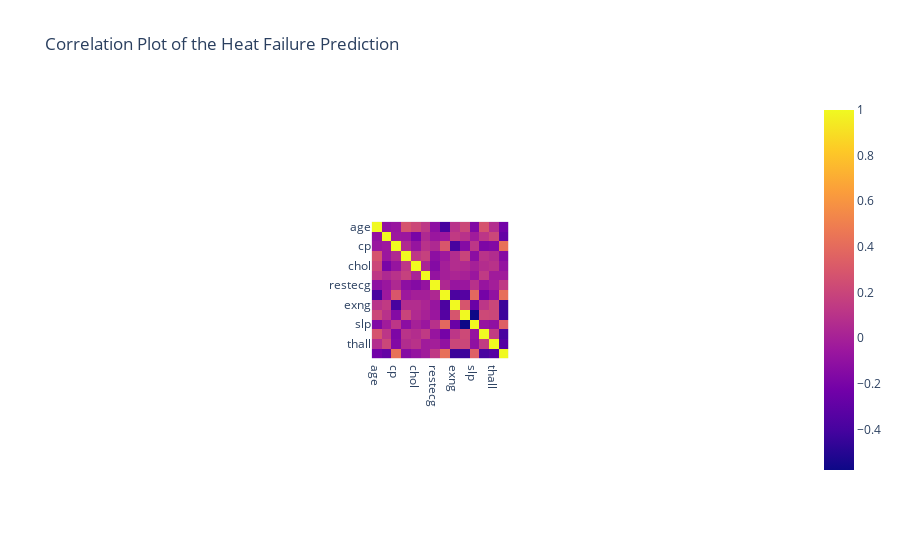

Notebook cell for this chart:
### Code cell
#Correlation plot between ALL variables
px.imshow(heart_data.corr(),title="Correlation Plot of the Heat Failure Prediction")

### Figure 1 — Plotly figure (JSON) as saved in the notebook; plotly's stock layout.template omitted (floating-point values rounded to 4 significant figures; data arrays with more than 128 entries replaced by an {"elided": "..."} marker saying what was removed)
{"data": [{"coloraxis": "coloraxis", "hovertemplate": "x: %{x}<br>y: %{y}<br>color: %{z}<extra></extra>", "name": "0", "type": "heatmap", "x": ["age", "sex", "cp", "trtbps", "chol", "fbs", "restecg", "thalachh", "exng", "oldpeak", "slp", "caa", "thall", "output"], "xaxis": "x", "y": ["age", "sex", "cp", "trtbps", "chol", "fbs", "restecg", "thalachh", "exng", "oldpeak", "slp", "caa", "thall", "output"], "yaxis": "y", "z": {"elided": "14x14 float values"}}], "layout": {"autosize": true, "coloraxis": {"colorscale": [[0, "#0d0887"], [0.1111, "#46039f"], [0.2222, "#7201a8"], [0.3333, "#9c179e"], [0.4444, "#bd3786"], [0.5556, "#d8576b"], [0.6667, "#ed7953"], [0.7778, "#fb9f3a"], [0.8889, "#fdca26"], [1, "#f0f921"]]}, "title": {"text": "Correlation Plot of the Heat Failure Prediction"}, "xaxis": {"anchor": "y", "autorange": true, "constrain": "domain", "domain": [0.4052, 0.5948], "range": [-0.5, 13.5], "scaleanchor": "y", "type": "category"}, "yaxis": {"anchor": "x", "autorange": true, "constrain": "domain", "domain": [0, 1], "range": [13.5, -0.5], "type": "category"}}}
